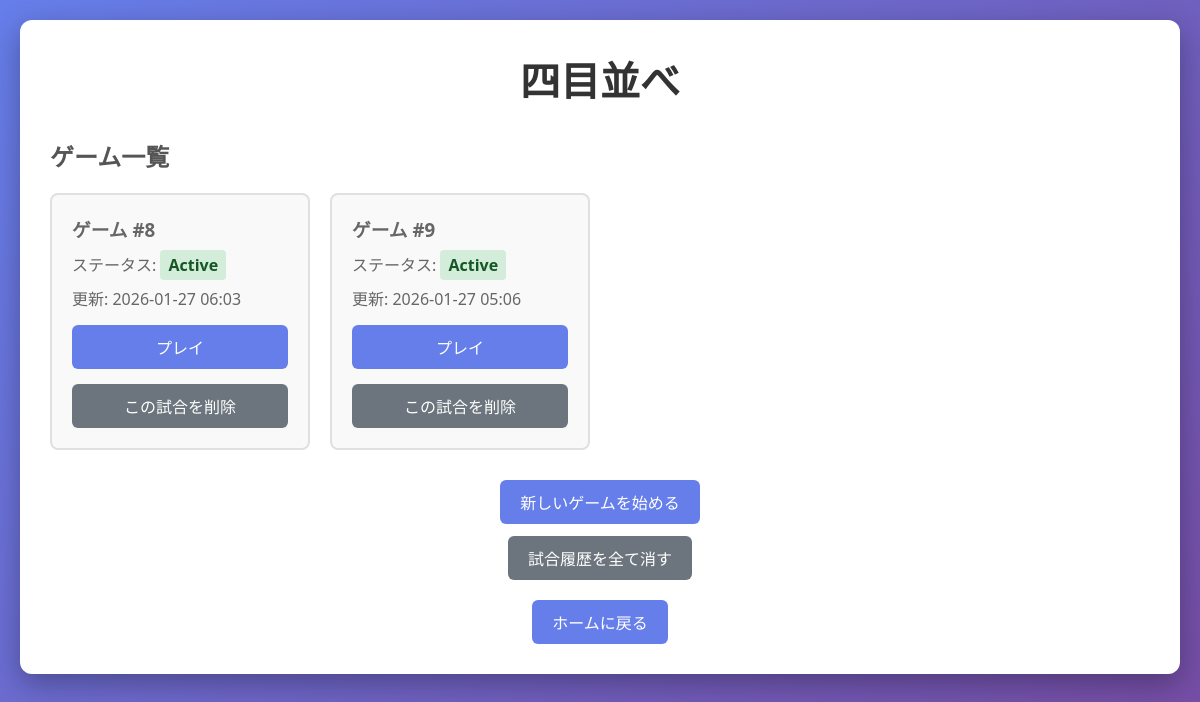
The app's page /yonmoku_narabe/ with its own data.
### yonmoku_narabe/models.py (models this page shows, shortened)
class Game(models.Model):
    STATUS_CHOICES = [
        ("active", "Active"),
        ("finished", "Finished"),
    ]
    board = models.JSONField(default=dict)  # 8x8のボード状態を保存
    status = models.CharField(max_length=10, choices=STATUS_CHOICES, default="active")
    winner = models.CharField(
        max_length=10, null=True, blank=True
    )  # 'black', 'white', 'draw'
    current_player = models.CharField(
        max_length=10, default="black"
    )  # 現在のプレイヤー
    created_at = models.DateTimeField(auto_now_add=True)
    updated_at = models.DateTimeField(auto_now=True)

### yonmoku_narabe/views.py (the view)
# urls.py: path("", views.game_list, name="yonmoku_list"),
def game_list(request):
    games = Game.objects.all().order_by("-updated_at")
    return render(request, "yonmoku_narabe/game_list.html", {"games": games})

### yonmoku_narabe/templates/yonmoku_narabe/game_list.html (shortened to what this page needs)
<!DOCTYPE html>
<html lang="ja">
<head>
    {% load static %}
    <link rel="stylesheet" href="{% static 'yonmoku_narabe/style.css' %}">
</head>
<body>
    <div class="container">
        <h1>四目並べ</h1>
        <div class="game-list">
            <h2>ゲーム一覧</h2>
            {% if games %}
            <div class="games-grid">
                {% for game in games %}
                <div class="game-card">
                    <h3>ゲーム #{{ game.id }}</h3>
                    <p>ステータス: <span class="status {{ game.status }}">{{ game.get_status_display }}</span></p>
                    <p>更新: {{ game.updated_at|date:"Y-m-d H:i" }}</p>
                    <a href="{% url 'yonmoku_narabe:yonmoku_detail' game.id %}" class="btn">プレイ</a>
                    <form action="{% url 'yonmoku_narabe:yonmoku_delete' game.id %}" method="post"
                        style="margin-top:8px;">
                        <button type="submit" class="btn btn-secondary"
                            onclick="return confirm('ゲーム #{{ game.id }} を削除します。よろしいですか？');">この試合を削除</button>
                    </form>
                </div>
                {% endfor %}
            </div>
            {% else %}
            <p>ゲームがまだありません。</p>
            {% endif %}
        </div>
        <div class="create-game">
            <a href="{% url 'yonmoku_narabe:yonmoku_create' %}" class="btn btn-primary">新しいゲームを始める</a>
            <form action="{% url 'yonmoku_narabe:yonmoku_delete_all' %}" method="post" style="margin-top:12px;">
                <button type="submit" class="btn btn-secondary"
                    onclick="return confirm('全ての試合履歴を削除します。よろしいですか？');">試合履歴を全て消す</button>
            </form>
            <div class="controls" style="margin-top: 20px;">
                <a class="btn btn-home" href="{% url 'home:home' %}">ホームに戻る</a>
            </div>
        </div>
    </div>
</body>
</html>

### yonmoku_narabe/static/yonmoku_narabe/style.css (style rules this page uses)
* { margin: 0; padding: 0; box-sizing: border-box; }
body { font-family: 'Segoe UI', Tahoma, Geneva, Verdana, sans-serif; background: linear-gradient(135deg, #667eea 0%, #764ba2 100%); min-height: 100vh; padding: 20px; }
.container { max-width: 1200px; margin: 0 auto; background: white; border-radius: 12px; padding: 30px; box-shadow: 0 10px 30px rgba(0, 0, 0, 0.3); }
h1 { text-align: center; color: #333; margin-bottom: 30px; font-size: 2.5em; }
h2 { color: #555; margin-bottom: 20px; font-size: 1.5em; }
h3 { color: #666; margin-bottom: 10px; }
.btn { display: inline-block; padding: 10px 20px; background: #667eea; color: white; text-decoration: none; border: none; border-radius: 6px; cursor: pointer; font-size: 1em; transition: all 0.3s ease; }
.btn-primary { background: #667eea; }
.btn-secondary { background: #6c757d; }
.game-list { margin-bottom: 30px; }
.games-grid { display: grid; grid-template-columns: repeat(auto-fill, minmax(250px, 1fr)); gap: 20px; margin-bottom: 20px; }
.game-card { border: 2px solid #e0e0e0; border-radius: 8px; padding: 20px; background: #f9f9f9; transition: all 0.3s ease; }
.game-card p { margin: 10px 0; color: #666; }
.game-card .btn { display: block; width: 100%; text-align: center; margin-top: 15px; }
.status { padding: 4px 8px; border-radius: 4px; font-weight: bold; }
.status.active { background: #d4edda; color: #155724; }
.create-game { text-align: center; }

### records on screen
Game: id "8", status "Active", updated_at "2026-01-27 06:03"
Game: id "9", status "Active", updated_at "2026-01-27 05:06"
